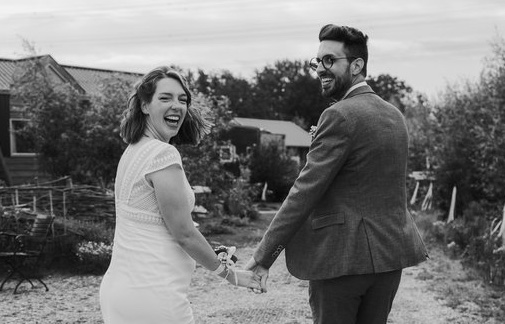
#> input picture 0d0b4267be8885ac8aae5358dab94d6da880d184/images/wedding_pics/0.jpg, 505 x 324 px; its folder holds 4 pictures in this run
$ python rename_images.py
#> lines starting #> are read from the running program, lines starting #| are printed output that depends on the picture
import os
import re
from PIL import Image
from moviepy.editor import ImageSequenceClip, AudioFileClip


def get_image_files(directory):
    # Get all jpg and png files in the directory
    files = [
        f
        for f in os.listdir(directory)
        if re.match(r".*\.(jpg|png)$", f, re.IGNORECASE)
    ]
    return sorted(
        files,
        key=lambda x: (
            tuple(map(int, re.findall(r"\d+", x))),
            x,
        ),
    )


def convert_png_to_jpg(file_path):
    img = Image.open(file_path)
    rgb_img = img.convert("RGB")
    new_file_path = os.path.splitext(file_path)[0] + ".jpg"
    rgb_img.save(new_file_path, "JPEG", quality=85, optimize=True)
    os.remove(file_path)
    return new_file_path


def crop_image(image_path, size):
    img = Image.open(image_path)
    img_ratio = img.width / img.height
    target_ratio = size[0] / size[1]

    if img_ratio > target_ratio:
        # Image is wider than target aspect ratio
        new_width = int(target_ratio * img.height)
        offset = (img.width - new_width) // 2
        crop_box = (offset, 0, offset + new_width, img.height)
    else:
        # Image is taller than target aspect ratio
        new_height = int(img.width / target_ratio)
        offset = (img.height - new_height) // 2
        crop_box = (0, offset, img.width, offset + new_height)

    img = img.crop(crop_box).resize(size, Image.LANCZOS)
    img.save(image_path, "JPEG", quality=85, optimize=True)


def convert_all_pngs(directory):
    files = get_image_files(directory)
    for filename in files:
        ext = os.path.splitext(filename)[1].lower()
        if ext == ".png":
            old_path = os.path.join(directory, filename)
            convert_png_to_jpg(old_path)


def rename_images(directory):
    if not os.path.exists(directory):
        print(f"Directory '{directory}' does not exist.")
        return

    # Convert all PNG files to JPG first
    convert_all_pngs(directory)

    files = get_image_files(directory)

    # First pass: Rename to new__<image-number>.ext
    for index, filename in enumerate(files, start=1):
        ext = os.path.splitext(filename)[1].lower()
        new_name = f"new__{index}.jpg"
        old_path = os.path.join(directory, filename)
        new_path = os.path.join(directory, new_name)

        os.rename(old_path, new_path)

        print(f"Renamed {old_path} to {new_path}")

    # Second pass: Rename to <image-number>.ext
    new_files = get_image_files(directory)
    for filename in new_files:
        if filename.startswith("new__"):
            new_name = filename.replace("new__", "")
            old_path = os.path.join(directory, filename)
            new_path = os.path.join(directory, new_name)
            os.rename(old_path, new_path)
            print(f"Renamed {old_path} to {new_path}")

    # Create a slideshow video
    create_slideshow(directory)
#> in crop_image, img is the input picture: PIL image 505x324 RGB; min 1, max 248, mean 119.4
#> in crop_image, `img = img.crop(crop_box).resize(size, Image.LANCZOS)`:
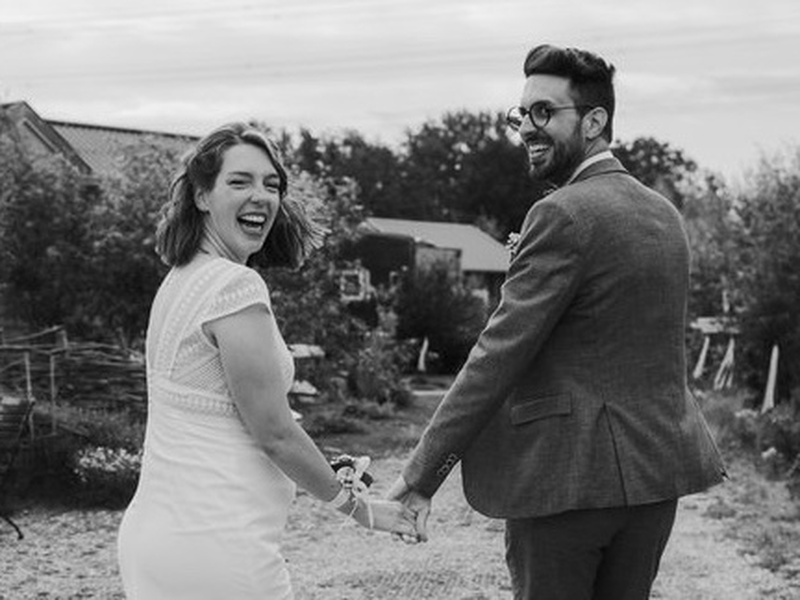
#> img: PIL image 800x600 RGB; min 0, max 252, mean 122
#> in create_slideshow, `total_duration = 234`: total_duration = 234
#> in create_slideshow, `duration_per_image = total_duration / num_images`: duration_per_image = 58.5
#> (the call stopped at in create_slideshow, `clip = ImageSequenceClip(image_paths, durations=[duration_per_image] *..`: moviepy is not available in this run)


def create_slideshow(directory):
    image_files = get_image_files(directory)
    image_paths = [os.path.join(directory, f) for f in image_files]

    # Crop images to the same size
    common_size = (800, 600)  # You can change this to your desired size
    for image_path in image_paths:
        crop_image(image_path, common_size)

    # Calculate duration per image
    total_duration = 234  # 3 minutes and 54 seconds
    num_images = len(image_paths)
    duration_per_image = total_duration / num_images

    # Create a video clip from the images
    clip = ImageSequenceClip(image_paths, durations=[duration_per_image] * num_images)
    clip.fps = 1 / duration_per_image  # Set the fps attribute

    # Add background music
    audio_path = "/Users/mario/programming/wedding/miekemario/Last_Love.mp3"
    audio = AudioFileClip(audio_path)
    clip = clip.set_audio(audio)

    # Save the video clip with a compatible audio codec
    video_path = os.path.join(directory, "slideshow.mp4")
    clip.write_videofile(video_path, codec="libx264", audio_codec="aac")
    print(f"Slideshow video saved to {video_path}")


if __name__ == "__main__":
    directory = "./0d0b4267be8885ac8aae5358dab94d6da880d184/images/wedding_pics"  # Change this to your directory
    rename_images(directory)
